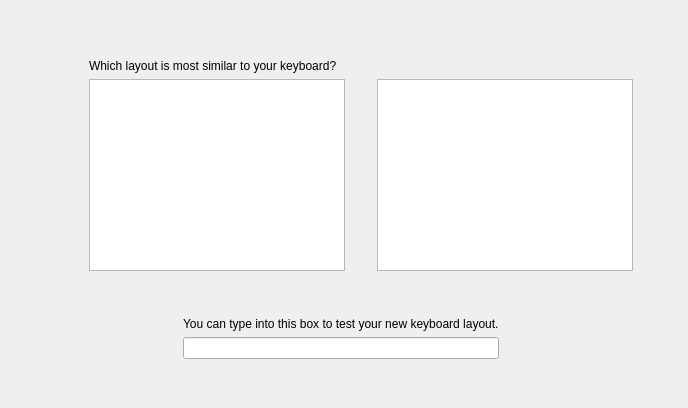
     <widget class="QWidget" name="step_keyboard" >
      <layout class="QGridLayout" >
       <property name="margin" >
        <number>9</number>
       </property>
       <property name="spacing" >
        <number>6</number>
       </property>
       <item row="3" column="1" >
        <layout class="QGridLayout" >
         <property name="margin" >
          <number>0</number>
         </property>
         <property name="spacing" >
          <number>6</number>
         </property>
         <item row="1" column="1" >
          <widget class="QLineEdit" name="keyboard_test_ledit" />
         </item>
         <item row="0" column="1" >
          <widget class="QLabel" name="keyboard_test_label" >
           <property name="text" >
            <string>You can type into this box to test your new keyboard layout.</string>
           </property>
          </widget>
         </item>
         <item row="1" column="0" >
          <spacer>
           <property name="orientation" >
            <enum>Qt::Horizontal</enum>
           </property>
           <property name="sizeType" >
            <enum>QSizePolicy::Expanding</enum>
           </property>
           <property name="sizeHint" >
            <size>
             <width>20</width>
             <height>20</height>
            </size>
           </property>
          </spacer>
         </item>
         <item row="1" column="2" >
          <spacer>
           <property name="orientation" >
            <enum>Qt::Horizontal</enum>
           </property>
           <property name="sizeHint" >
            <size>
             <width>40</width>
             <height>20</height>
            </size>
           </property>
          </spacer>
         </item>
        </layout>
       </item>
       <item row="2" column="1" >
        <spacer>
         <property name="orientation" >
          <enum>Qt::Vertical</enum>
         </property>
         <property name="sizeType" >
          <enum>QSizePolicy::Fixed</enum>
         </property>
         <property name="sizeHint" >
          <size>
           <width>20</width>
           <height>40</height>
          </size>
         </property>
        </spacer>
       </item>
       <item row="4" column="1" colspan="2" >
        <spacer>
         <property name="orientation" >
          <enum>Qt::Vertical</enum>
         </property>
         <property name="sizeType" >
          <enum>QSizePolicy::Fixed</enum>
         </property>
         <property name="sizeHint" >
          <size>
           <width>20</width>
           <height>40</height>
          </size>
         </property>
        </spacer>
       </item>
       <item row="0" column="1" colspan="2" >
        <spacer>
         <property name="orientation" >
          <enum>Qt::Vertical</enum>
         </property>
         <property name="sizeType" >
          <enum>QSizePolicy::Fixed</enum>
         </property>
         <property name="sizeHint" >
          <size>
           <width>20</width>
           <height>50</height>
          </size>
         </property>
        </spacer>
       </item>
       <item row="1" column="0" >
        <spacer>
         <property name="orientation" >
          <enum>Qt::Horizontal</enum>
         </property>
         <property name="sizeHint" >
          <size>
           <width>40</width>
           <height>20</height>
          </size>
         </property>
        </spacer>
       </item>
       <item row="1" column="2" >
        <spacer>
         <property name="orientation" >
          <enum>Qt::Horizontal</enum>
         </property>
         <property name="sizeHint" >
          <size>
           <width>40</width>
           <height>20</height>
          </size>
         </property>
        </spacer>
       </item>
       <item row="1" column="1" >
        <layout class="QGridLayout" >
         <property name="margin" >
          <number>0</number>
         </property>
         <property name="spacing" >
          <number>6</number>
         </property>
         <item row="1" column="3" >
          <widget class="QListWidget" name="keyboard_list_2" />
         </item>
         <item row="1" column="2" >
          <spacer>
           <property name="orientation" >
            <enum>Qt::Horizontal</enum>
           </property>
           <property name="sizeType" >
            <enum>QSizePolicy::Fixed</enum>
           </property>
           <property name="sizeHint" >
            <size>
             <width>20</width>
             <height>20</height>
            </size>
           </property>
          </spacer>
         </item>
         <item row="1" column="1" >
          <widget class="QListWidget" name="keyboard_list_1" />
         </item>
         <item row="0" column="1" colspan="3" >
          <widget class="QLabel" name="keyboard_comment_label" >
           <property name="text" >
            <string>Which layout is most similar to your keyboard?</string>
           </property>
          </widget>
         </item>
         <item row="1" column="0" >
          <spacer>
           <property name="orientation" >
            <enum>Qt::Horizontal</enum>
           </property>
           <property name="sizeType" >
            <enum>QSizePolicy::Expanding</enum>
           </property>
           <property name="sizeHint" >
            <size>
             <width>40</width>
             <height>20</height>
            </size>
           </property>
          </spacer>
         </item>
        </layout>
       </item>
      </layout>
     </widget>
